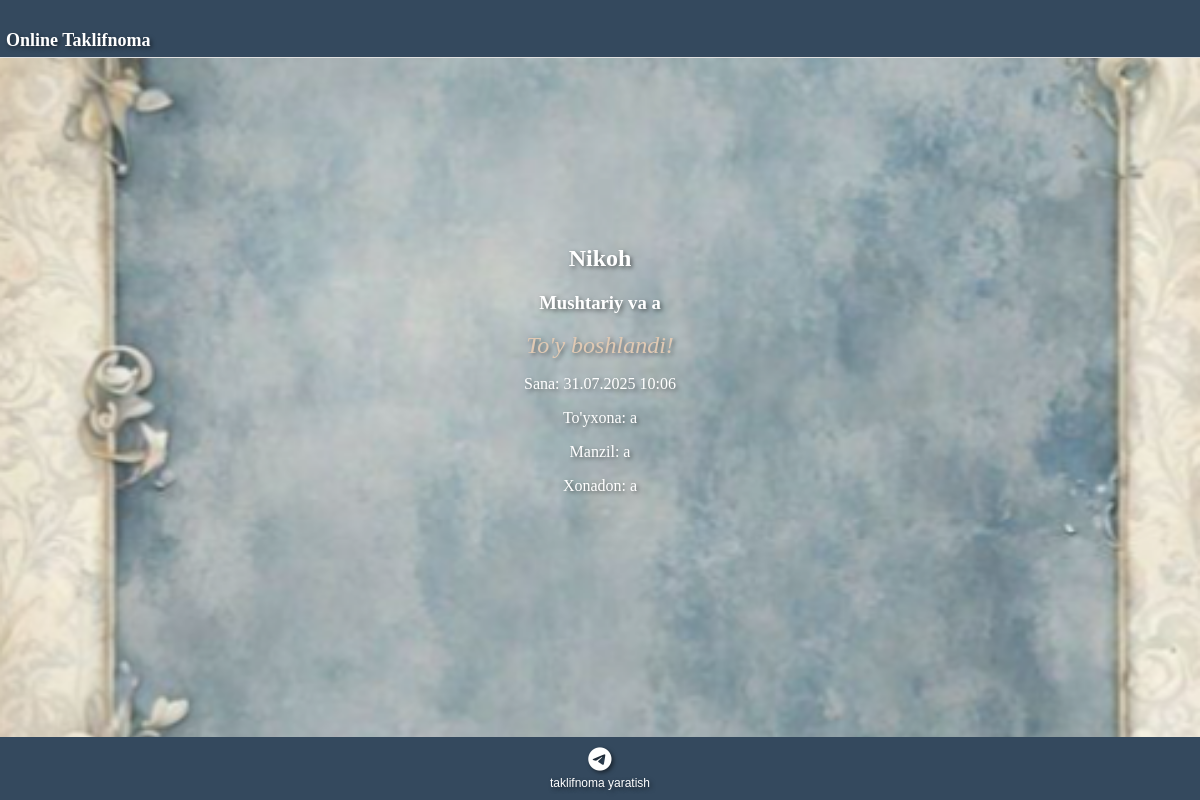
The app's page /invitation/EtTPMlIdPX/ with its own data.
### app/models.py (models this page shows, shortened)
class Invitation(models.Model):
    user = models.ForeignKey(TelegramUser, on_delete=models.CASCADE)
    category = models.ForeignKey(Category, on_delete=models.CASCADE)
    background = models.ForeignKey(BackgroundImage, on_delete=models.SET_NULL, null=True)
    name_1 = models.CharField(max_length=100)
    name_2 = models.CharField(max_length=100, blank=True)
    date = models.DateTimeField()
    wedding_hall = models.CharField(max_length=100)
    address = models.CharField(max_length=255)
    apartment = models.CharField(max_length=100, null=True, blank=True)
    unique_url = models.CharField(max_length=100, unique=True)
    class Meta:
        verbose_name = 'Taklifnoma'
        verbose_name_plural = 'Taklifnomalar'

class Category(models.Model):
    name = models.CharField(max_length=100, unique=True)
    category_image = models.ImageField(upload_to='categories', null=True, blank=True)
    class Meta:
        verbose_name = 'Kategoriya'
        verbose_name_plural = 'Kategoriyalar'

### app/views.py (the view)
# urls.py: path('invitation/<str:unique_url>/', views.invitation_page, name='invitation_page'),
def invitation_page(request, unique_url):
    invitation = get_object_or_404(Invitation, unique_url=unique_url)
    share_url = request.build_absolute_uri()
    return render(request, 'invitation_page.html', {
        'invitation': invitation,
        'share_url': share_url
    })

### templates/invitation_page.html (shortened to what this page needs)
{% extends 'base.html' %}
{% block content %}
<div class="container">
    <div class="card">
        <div class="card-body">
            <h2>{{ invitation.category.name }}</h2>
            <h3>{{ invitation.name_1 }}{% if invitation.name_2 %} va {{ invitation.name_2 }}{% endif %}</h3>
            <div id="countdown" class="countdown"></div>
            <p>Sana: {{ invitation.date|date:"d.m.Y H:i" }}</p>
            <p>To'yxona: {{ invitation.wedding_hall }}</p>
            <p>Manzil: {{ invitation.address }}</p>
            {% if invitation.apartment %}
            <p>Xonadon: {{ invitation.apartment }}</p>
            {% endif %}
        </div>
    </div>
</div>
{% endblock %}

### records on screen
Invitation: category.name "Nikoh", name_1 "Mushtariy", name_2 "a", date "31.07.2025 10:06", wedding_hall "a", address "a", apartment "a"
